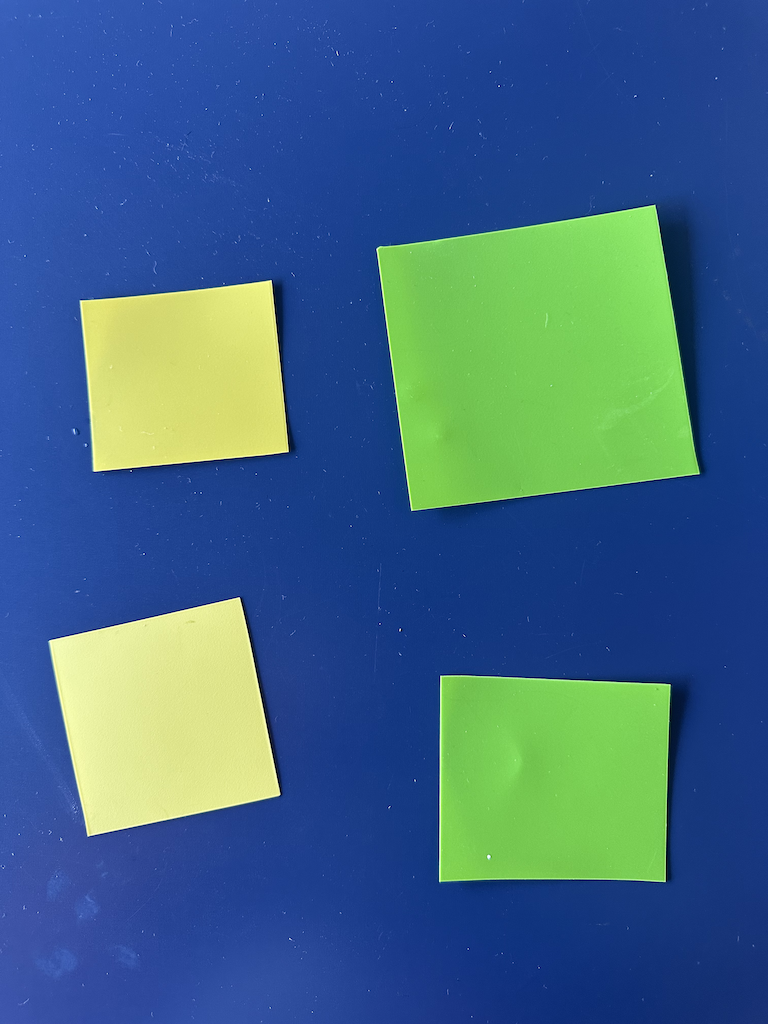
#> input picture flooding/model/simple/IMG_0588.png, 768 x 1024 px; its folder holds only this picture in this run
$ python split_image.py
#> lines starting #> are read from the running program, lines starting #| are printed output that depends on the picture
import os

from PIL import Image
from pathlib import Path


def split_image(input_image_path, output_folder):
    # Open the input image
#> called with input_image_path = 'simple/IMG_0588.png', output_folder = 'small/IMG_0588.png'
    original_image = Image.open(input_image_path)
#> original_image is the input picture: PIL image 768x1024 RGBA; mean R, G, B, A 63.9, 103.2, 133.3, 255

    # Get the size of the original image
    width, height = original_image.size
#> width = 768; height = 1024

    # Calculate the number of rows and columns for the 16x16 grid
    rows = height // 32
#> rows = 32
    cols = width // 32
#> cols = 24

    base_file_name = Path(os.path.basename(input_image_path)).stem
    # Loop through each grid cell
    for row in range(rows):
        for col in range(cols):
            # Calculate the coordinates for cropping each cell
            left = col * 32
            top = row * 32
            right = left + 32
            bottom = top + 32

            # Crop the cell from the original image
            cell_image = original_image.crop((left, top, right, bottom))

            # Save the cropped cell to the output folder
            cell_image.save(f"{output_folder}/{base_file_name}_{row}_{col}.png")
#> this loop made 32 passes
#> pass 1, in split_image, `cell_image.save(f"{output_folder}/{base_file_name}_{row}_{col}.png")`:
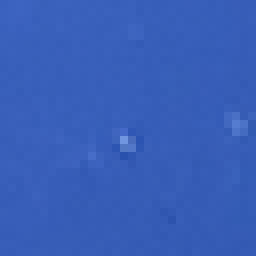
#> saved as IMG_0588_0_0.png: PIL image 32x32 RGBA (shown 8 times larger); mean R, G, B, A 55.7, 94.2, 184.6, 255
#> pass 1, in split_image, `cell_image.save(f"{output_folder}/{base_file_name}_{row}_{col}.png")`:
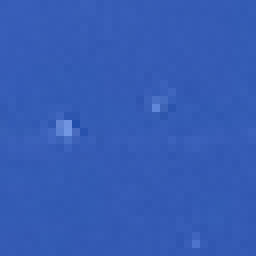
#> saved as IMG_0588_0_1.png: PIL image 32x32 RGBA (shown 8 times larger); mean R, G, B, A 53.2, 91.8, 181.3, 255
#> pass 1, in split_image, `cell_image.save(f"{output_folder}/{base_file_name}_{row}_{col}.png")`:
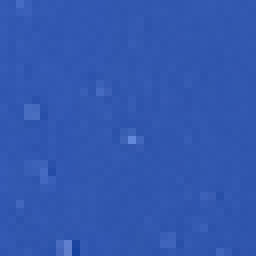
#> saved as IMG_0588_0_3.png: PIL image 32x32 RGBA (shown 8 times larger); mean R, G, B, A 49.9, 87.8, 176.2, 255
#> after the loop:
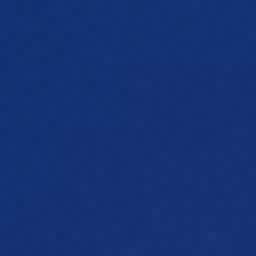
#> cell_image: PIL image 32x32 RGBA (shown 8 times larger); mean R, G, B, A 23, 48.7, 116.3, 255

def process_images(input_folder, output_folder):
    # Create the output folder if it doesn't exist
    os.makedirs(output_folder, exist_ok=True)

    # List all files in the input folder
    files = os.listdir(input_folder)

    # Filter only PNG files
    png_files = [file for file in files if file.lower().endswith(".png")]

    # Loop through each PNG file
    for png_file in png_files:
        # Construct the full path for the input image
        input_image_path = os.path.join(input_folder, png_file)

        image_output_path = os.path.join(output_folder, png_file)
        os.makedirs(image_output_path, exist_ok=True)

        split_image(input_image_path, image_output_path)

if __name__ == "__main__":
    # Replace 'input_image.png' with the path to your PNG image
    input_image_path = "simple"

    # Replace 'output_folder' with the desired output folder path
    output_folder = "small"

    # Create the output folder if it doesn't exist
    os.makedirs(output_folder, exist_ok=True)

    # Split the image and save the small cells
    process_images(input_image_path, output_folder)

$ run again, on flooding/model/simple/normal.png
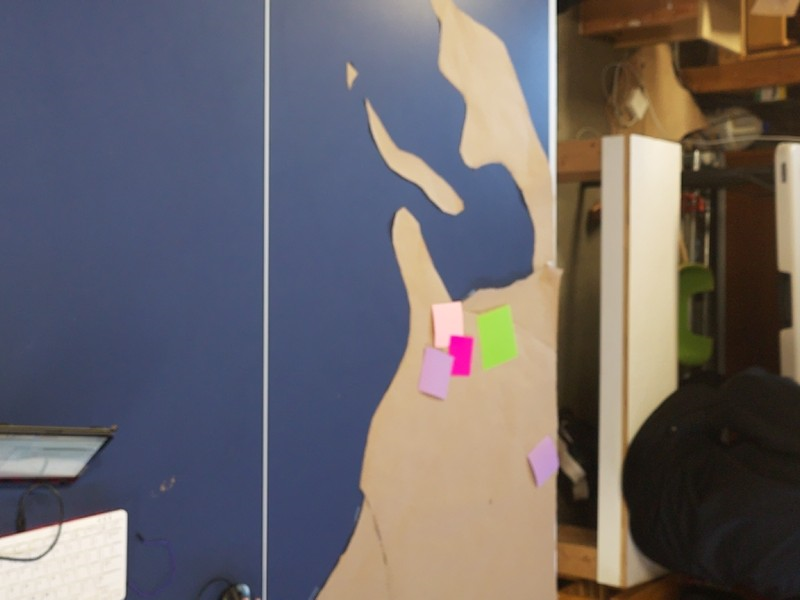
#> input picture flooding/model/simple/normal.png, 800 x 600 px
#> in split_image, original_image is the input picture: PIL image 800x600 RGBA; mean R, G, B, A 107.6, 102.4, 105.5, 255
#> the loop in split_image, `for row in range(rows):` made 18 passes
#> pass 1, in split_image, `cell_image.save(f"{output_folder}/{base_file_name}_{row}_{col}.png")`:
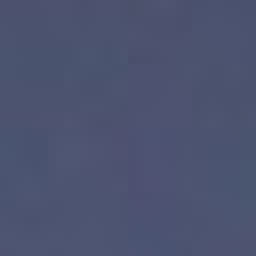
#> saved as normal_0_0.png: PIL image 32x32 RGBA (shown 8 times larger); mean R, G, B, A 76.2, 83, 112, 255
#> after the loop in split_image, `for row in range(rows):`:
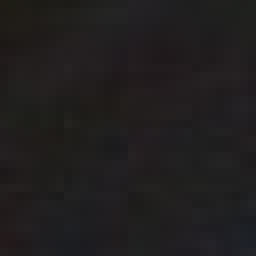
#> cell_image: PIL image 32x32 RGBA (shown 8 times larger); mean R, G, B, A 32.4, 30.2, 30.5, 255

$ run again, on flooding/model/simple/IMG_0589.png
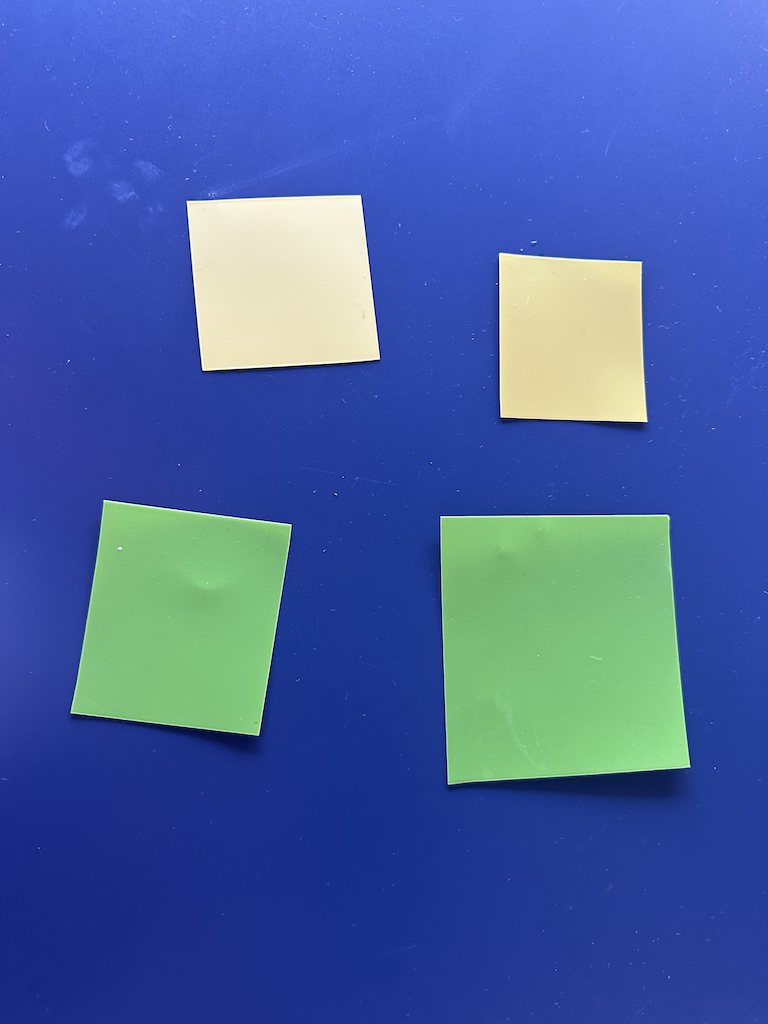
#> input picture flooding/model/simple/IMG_0589.png, 768 x 1024 px
#> in split_image, original_image is the input picture: PIL image 768x1024 RGBA; mean R, G, B, A 70.2, 97.5, 163.8, 255
#> the loop in split_image, `for row in range(rows):` made 32 passes
#> pass 1, in split_image, `cell_image.save(f"{output_folder}/{base_file_name}_{row}_{col}.png")`:
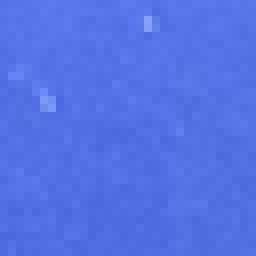
#> saved as IMG_0589_0_3.png: PIL image 32x32 RGBA (shown 8 times larger); mean R, G, B, A 83.7, 113.2, 229, 255
#> after the loop in split_image, `for row in range(rows):`:
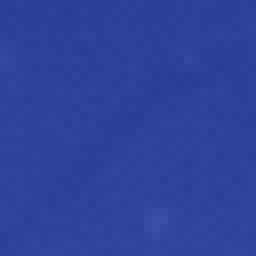
#> cell_image: PIL image 32x32 RGBA (shown 8 times larger); mean R, G, B, A 45.9, 65.7, 154.7, 255
